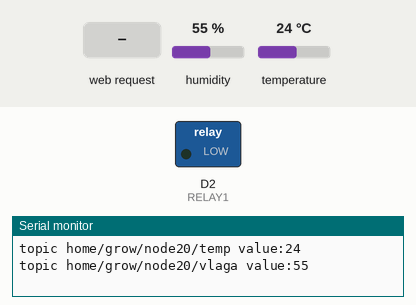
This sketch was run on a simulated ESP8266 (Wemos D1 mini). Shown: switched loads named in the sketch (green lamp = pin HIGH), the last lines printed to the serial monitor. The test bench sets the inputs (shaded band); at power-on: humidity 55 %, temperature 24 °C. WiFi joins after 1.5 s; servers stay silent unless stated.

Above: at 2.7 s.
2.8 s: HTTP request GET /relay1on received
At 3.7 s:
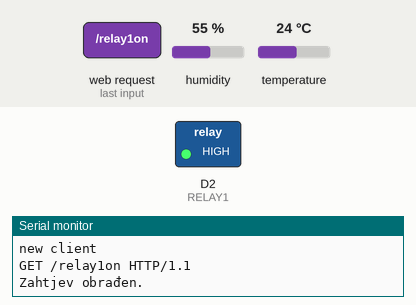
4.3 s: HTTP request GET /relay1off received
At 5.2 s:
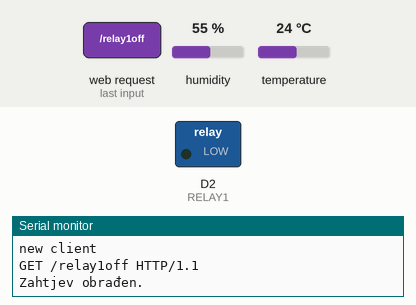
Timing chart, 0 to 7.3 s (numbered marks = the images above; inputs shaded):
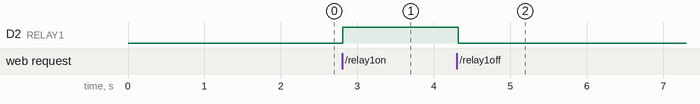

Measured:
- after the input at 2.8 s, D2 (RELAY1): LOW → HIGH at once
- after the input at 4.3 s, D2 (RELAY1): HIGH → LOW at once

The sketch:

growControllerLimun.ino
```cpp
#include <SimpleTimer.h>
#include <ESP8266WiFi.h>
#include <PubSubClient.h>
#include <DHT.h>

#define wifi_ssid "DevetaLegija"
#define wifi_password "3DD44B54EECF"
#define mqtt_server "192.168.5.100"
#define nodeId 20

//  sensor setting

#define DHTTYPE DHT11
#define RELAY1 D2
#define DHTPin D4

#define SERIAL_BAUD 115200

//  STARTUP DEFAULTS
long  TXinterval = 60;
long  TIMinterval = 30;           // timer interval in seconds


//  VARIABLES

int   DID;                  // Device ID
int   error;                  // Syntax error code
long  lastPeriod = -1;            // timestamp last transmission
long  lastMinute = -1;            // timestamp last minute
long  upTime = 0;               // uptime in minutes
int   ACT1State;                // status ACT1 output
bool  wakeUp = true;              // wakeup indicator
bool  setAck = false;             // acknowledge receipt of actions
bool  msgBlock = false;           // flag to hold button message
bool  readAction;               // indicates read / set a value
bool  relej, sendTemp, sendVlaga;
bool  send16, send40, send99;         // message triggers
char  buff_topic[30];             // mqtt topic
char  buff_msg[32];             // mqtt message

void mqttSubs(char* topic, byte* payload, unsigned int length);

SimpleTimer timer;
DHT dht(DHTPin, DHTTYPE);
WiFiClient espClient;
PubSubClient client(mqtt_server, 1883, mqttSubs, espClient); // instantiate MQTT client
WiFiServer server(80);
//  FUNCTIONS

//===============================================================================================

void pubMQTT(String topic, String topic_val) { // publish MQTT message to broker
  Serial.print("topic " + topic + " value:");
  Serial.println(String(topic_val).c_str());
  client.publish(topic.c_str(), String(topic_val).c_str(), true);
}

void mqttSubs(char* topic, byte* payload, unsigned int length) {  // receive and handle MQTT messages
  int i;
  error = 4;                    // assume invalid device until proven otherwise
  Serial.print("Message arrived [");
  Serial.print(topic);
  Serial.print("] ");
  for (int i = 0; i < length; i++) {
    Serial.print((char)payload[i]);
  }
  Serial.println();
  if (strlen(topic) == 27) {            // correct topic length ?
    DID = (topic[25] - '0') * 10 + topic[26] - '0'; // extract device ID from MQTT topic
    payload[length] = '\0';           // terminate string with '0'
    String strPayload = String((char*)payload); // convert to string
    readAction = false;               // default is 'SET' value
    if (strPayload == "READ") readAction = true;  // in this case 'READ' value
    if (strPayload == "On")
    {
      digitalWrite (RELAY1, HIGH);
      relej = true;
    }
    if (strPayload == "Off")
    {
      digitalWrite (RELAY1, LOW);
      relej = false;
    }
    if (length == 0) {
      error = 2; // no payload sent
    }
  }
}

void reconnect() {                // reconnect to mqtt broker
  sprintf(buff_topic, "home/esp_gw/sb/node%02d/#", nodeId);
  sprintf(buff_topic, "kuca/slanje/wemos%02d/#", nodeId);
  while (!client.connected()) {
    Serial.print("Connect to MQTT broker...");
    if (client.connect("ESP_GW")) {
      client.subscribe(buff_topic);
      Serial.println("connected");
    } else {
      Serial.println("Failed, try again in 5 seconds");
      delay(5000);
    }
  }
}

void sendMsg() {
  int i;
  if (wakeUp) {
    wakeUp = false;
    // sprintf(buff_topic, "home/esp_gw/nb/node%02d/dev99", nodeId);
    sprintf(buff_topic, "kuca/primanje/wemos20/wakeup");
    sprintf(buff_msg, "NODE %d WAKEUP", nodeId);
    send99 = false;
    pubMQTT(buff_topic, buff_msg);
  }
  if (sendTemp) {
    int temperatura = dht.readTemperature();
    delay(100);
    if (temperatura > 100) {
      return;
    }
    else {
      sprintf(buff_topic, "home/grow/node20/temp");
      char tempIspis[2];
      dtostrf(temperatura, 2, 0, tempIspis);
      sendTemp = false;
      pubMQTT(buff_topic, tempIspis);
    }
  }

  if (sendVlaga) {
    int vlaga = dht.readHumidity();
    delay(100);
    if (vlaga > 100) {
      return;
    }
    else {
      sprintf(buff_topic, "home/grow/node20/vlaga");
      char tempIspis[2];
      dtostrf(vlaga, 2, 0, tempIspis);
      sendVlaga = false;
      pubMQTT(buff_topic, tempIspis);
    }
  }

}

void repeatMe() {
  reconnect();
  sendTemp = true;
  sendVlaga = true;


}
//  SETUP

//===============================================================================================

void setup() {

  sendTemp = true;
  sendVlaga = true;
  pinMode(RELAY1, OUTPUT);
  digitalWrite(RELAY1, LOW);
  pinMode(DHTPin, INPUT);
  dht.begin();
  timer.setInterval(60000, repeatMe);
  Serial.begin(SERIAL_BAUD);
  delay(10);
  Serial.println();             // connect to WIFI
  Serial.print("Connecting to ");
  Serial.println(wifi_ssid);
  WiFi.begin(wifi_ssid, wifi_password);
  while (WiFi.status() != WL_CONNECTED) {
    delay(500);
    Serial.print(".");
  }
  Serial.println("");
  Serial.println("WiFi connected");

  server.begin();

  Serial.println("IP address: ");
  Serial.println(WiFi.localIP());

}

//  LOOP

//===============================================================================================
void loop() {
  timer.run();
  sendMsg();// Main program loop
 /* if (!client.connected()) {
    reconnect();
  }
  client.loop();
*/
  espClient = server.available();
  delay(10);


  if (!espClient) {
    return;
  }

  // Čekanje da klijent pošalje neki podatak
  Serial.println("new client");
  while (!espClient.available()) {
    delay(1);
  }

  // Čitanje prve linije zahtjeva
  String req = espClient.readStringUntil('\r');
  Serial.println(req);
  espClient.flush();

  // provjera zahtjeva

  if (req.indexOf("/relay1on") != -1) {

    digitalWrite(RELAY1, HIGH);
  }
  else if (req.indexOf("/relay1off") != -1) {

    digitalWrite(RELAY1, LOW);
  }

  else {
    Serial.println("invalid request");
    espClient.stop();
    return;
  }

  espClient.stop();
  // Priprema odgovora na zahtjev

  Serial.println("Zahtjev obrađen.");


  // PERIODIC TRANSMISSION

  /*
    if (TXinterval > 0) {
      int currPeriod = millis() / (TXinterval * 1000);
      if (currPeriod != lastPeriod) {             // interval elapsed ?
        lastPeriod = currPeriod;


        // list of sensordata to be sent periodically..
        // remove comment to include parameter in transmission

      }
    }
  */


}   // end loop
```
